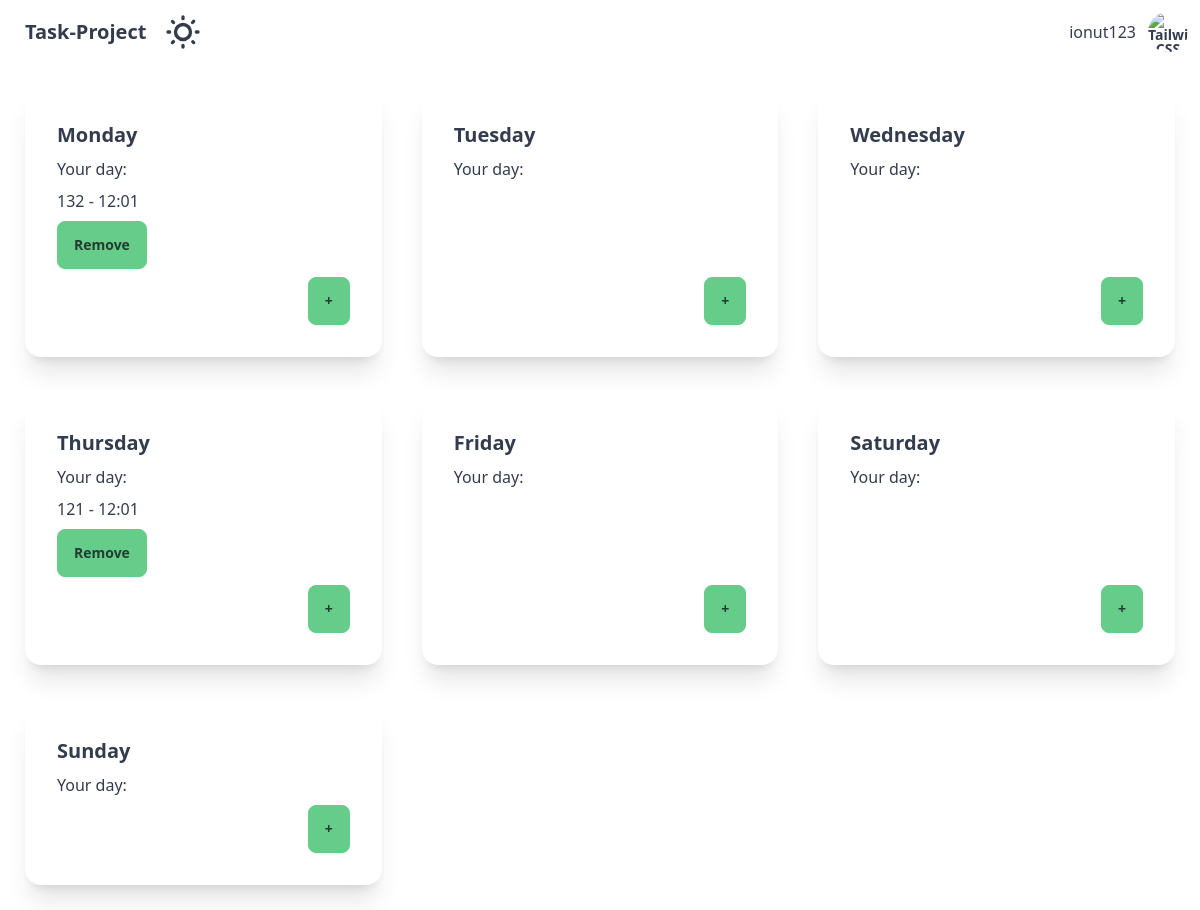
/ (signed in), run on an earlier commit of the app's database.
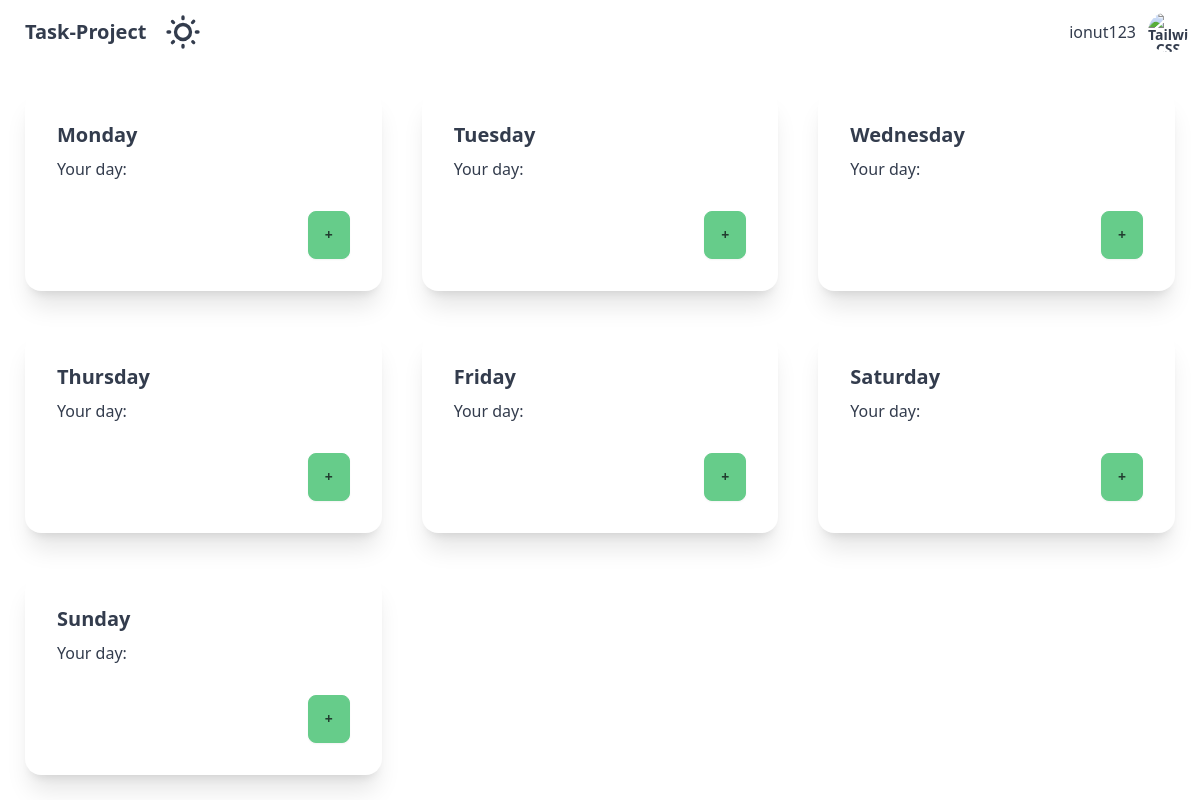
And on a later commit of the database.
### tables this page shows
CREATE TABLE "PROGRAM" (
	"activities"	TEXT,
	"time"	INTEGER,
	"day"	INTEGER,
	"id"	INTEGER COLLATE UTF16CI,
	"user_id"	INTEGER,
	PRIMARY KEY("id"),
	FOREIGN KEY("user_id") REFERENCES "DETAILS"("id")
);

### app.py (the view)
@app.route('/')
def index():
    if 'user_id' in session and 'usernm' in session:
        user_id = session['user_id']
        username = session['usernm']
        conn = get_db_connection()
        cursor = conn.cursor()
        cursor.execute('SELECT * FROM PROGRAM WHERE user_id = ?', (user_id,))
        user_programs = cursor.fetchall()
        conn.close()
        return render_template('index.html', username=username, user_programs=user_programs)
    else:
        return redirect(url_for('login'))

### app.py (called while the page is built)
def get_db_connection():
    conn = sqlite3.connect('database.db')
    conn.row_factory = sqlite3.Row
    return conn

### templates/index.html (shortened to what this page needs)
<!DOCTYPE html>
<html data-theme="emerald">
<head>
    <link href="https://cdn.jsdelivr.net/npm/daisyui@4.7.3/dist/full.min.css" rel="stylesheet" type="text/css" />
    <script src="https://cdn.tailwindcss.com"></script>
</head>
<body class="w-full h-full">
    <div class="navbar bg-base-100">
        <div class="flex-1">
          <a class="btn btn-ghost text-xl">Task-Project</a>
          <label class="swap swap-rotate">
            <input type="checkbox" class="theme-controller" value="dim" />
          </label>
        </div>
        <div class="flex-none gap-2">
          <div class="form-control">
           <p>{{username}}</p>
          </div>
          <div class="dropdown dropdown-end">
            <div tabindex="0" role="button" class="btn btn-ghost btn-circle avatar">
              <div class="w-10 rounded-full">
                <img alt="Tailwind CSS Navbar component" src="https://static.vecteezy.com/system/resources/thumbnails/005/545/335/small/user-sign-icon-person-symbol-human-avatar-isolated-on-white-backogrund-vector.jpg" />
              </div>
            </div>
          </div>
        </div>
      </div>
<div class="grid-container">
{% for day in ['Monday', 'Tuesday', 'Wednesday', 'Thursday', 'Friday', 'Saturday', 'Sunday'] %}
<div class="card bg-base-100 shadow-xl">
    <div class="card-body">
        <h2 class="card-title">{{ day }}</h2>
        <p>Your day:</p>
        {% for program in user_programs %}
            {% if program['day'] == day %}
                <p>{{ program['activities'] }} - {{ program['time'] }}</p>
                <form action="{{ url_for('delete_activity') }}" method="post">
                    <button type="submit" class="btn btn-primary">Remove</button>
                </form>
            {% endif %}
        {% endfor %}
        <div class="card-actions justify-end">
            <button class="btn btn-primary" onclick="openPopup('popup{{ loop.index }}')">+</button>
        </div>
    </div>
</div>
    {% endfor %}
</div>
</body>
</html>

### templates/index.html (style rules this page uses)
.grid-container { display: grid; grid-template-columns: repeat(auto-fill, minmax(350px, 1fr)); grid-gap: 40px; padding: 25px; }
body { display: flex; flex-direction: column; min-height: 100vh; }
.grid-container { flex: 1; }

What changed in the data, as far as the page shows it:
removed PROGRAM: activities "132", time "12:01", shown under "Monday"
removed PROGRAM: activities "121", time "12:01", shown under "Thursday"
